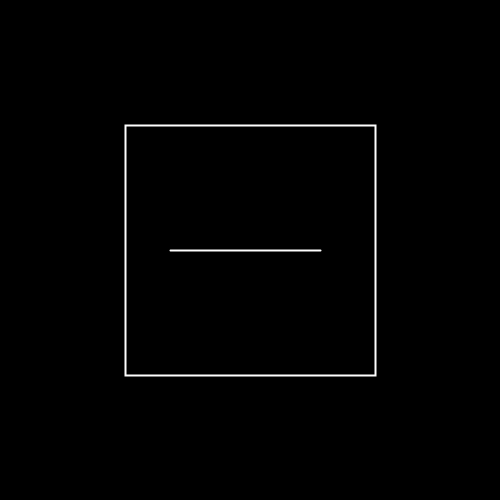
Frame 1 (no input)
Frame 60 (the mouse pressed at the canvas centre just before this capture): identical to frame 1, image omitted
Frame 120 (the mouse held since frame 60 and released just before this capture): identical to frame 1, image omitted

The Processing sketch that drew this single still picture (run headless with seeded random() and noise(); from frame 60 on, the mouse is pressed at the canvas centre):

// Processing sketch: processing_53437
// ── processing_53437.pde

int x = 125;
int y = 125;
int w = 125;
int h = 125; 

void setup()
{
  size(500,500);
}

void draw() {
 background(0);
 if ((mouseX>x) && (mouseX>x+w) &&
    (mouseY>y) && (mouseY < y+h)) {
     fill(255,0,0,50);
    } else {
      fill(0);
    }
 stroke(255);
 strokeWeight(2);
 rect(125,125, 250,250);
 line(170,250, 320,250);
}
